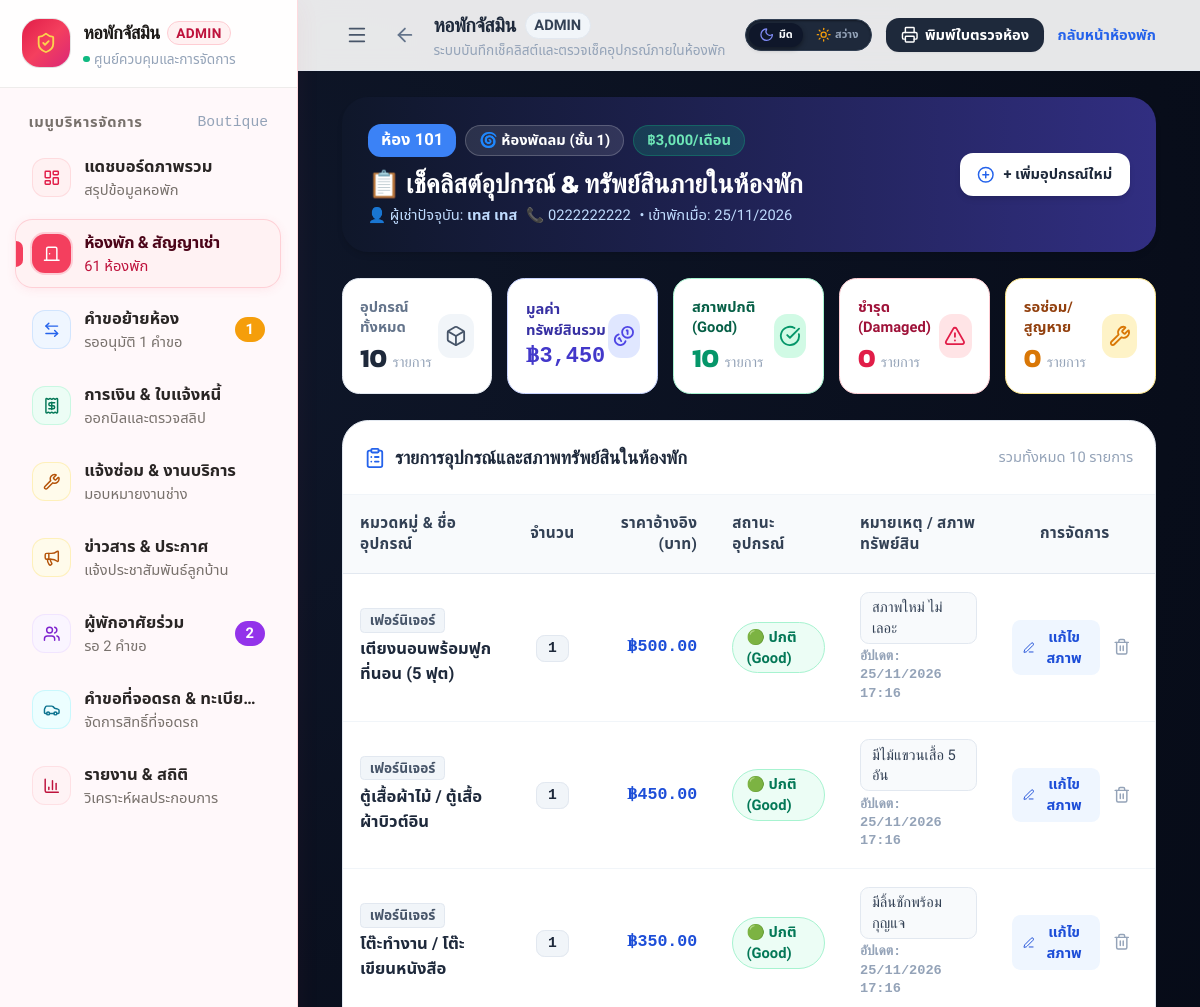
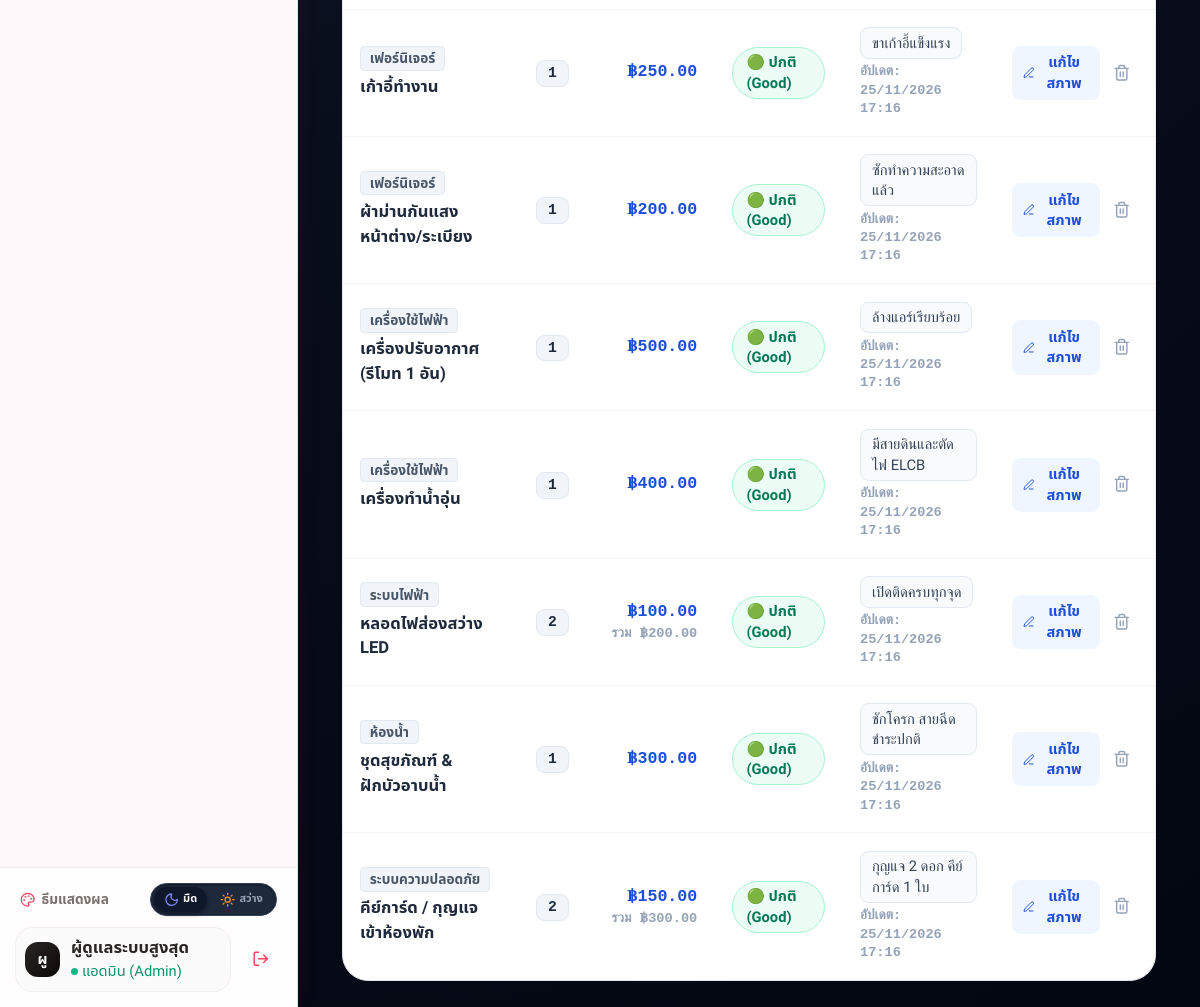
The page /admin_room_checklist.php?roomId=47 (signed in) on the database its author committed (2 pictures, top to bottom).
### tables this page shows
CREATE TABLE `lease` (
  `leaseId` int(11) NOT NULL AUTO_INCREMENT,
  `tenantId` int(11) DEFAULT NULL,
  `roomId` int(11) DEFAULT NULL,
  `startDate` date NOT NULL,
  `endDate` date NOT NULL,
  `status` varchar(20) DEFAULT 'Active',
  `leaseImage` varchar(255) DEFAULT NULL,
  `depositAmount` decimal(10,2) NOT NULL DEFAULT 0.00,
  `moveOutRequestDate` date DEFAULT NULL,
  `bankName` varchar(100) DEFAULT NULL,
  `bankAccount` varchar(50) DEFAULT NULL,
  `accountName` varchar(100) DEFAULT NULL,
  `moveOutReason` text DEFAULT NULL,
  `moveOutStatus` varchar(50) DEFAULT NULL,
  `finalElectricFee` decimal(10,2) DEFAULT 0.00,
  `finalWaterFee` decimal(10,2) DEFAULT 0.00,
  `cleaningFee` decimal(10,2) DEFAULT 0.00,
  `damageFee` decimal(10,2) DEFAULT 0.00,
  `breachFee` decimal(10,2) DEFAULT 0.00,
  `damageDetail` text DEFAULT NULL,
  `netRefundAmount` decimal(10,2) DEFAULT 0.00,
  `settledAt` datetime DEFAULT NULL,
  `refundReceipt` varchar(255) DEFAULT NULL,
  `tenantPaymentSlip` varchar(255) DEFAULT NULL,
  `initialWaterMeter` decimal(10,2) DEFAULT 0.00,
  `initialElectricMeter` decimal(10,2) DEFAULT 0.00,
  `vehiclePlate` varchar(50) DEFAULT NULL,
  `parkingPlan` varchar(20) DEFAULT 'None',
  `parkingFee` decimal(10,2) DEFAULT 0.00,
  `internetPlan` varchar(20) DEFAULT 'None',
  `internetFee` decimal(10,2) DEFAULT 0.00,
  `vehicleProvince` varchar(100) DEFAULT NULL,
  `vehicleType` varchar(30) DEFAULT 'Car',
  `moveOutCreatedAt` datetime DEFAULT NULL,
  PRIMARY KEY (`leaseId`),
  KEY `tenantId` (`tenantId`),
  KEY `roomId` (`roomId`),
  CONSTRAINT `lease_ibfk_1` FOREIGN KEY (`tenantId`) REFERENCES `user` (`userId`) ON DELETE CASCADE,
  CONSTRAINT `lease_ibfk_2` FOREIGN KEY (`roomId`) REFERENCES `room` (`roomId`) ON DELETE CASCADE
);

CREATE TABLE `room` (
  `roomId` int(11) NOT NULL AUTO_INCREMENT,
  `roomNumber` varchar(10) NOT NULL,
  `roomType` varchar(50) DEFAULT NULL,
  `floor` int(11) DEFAULT NULL,
  `rentPrice` decimal(10,2) NOT NULL,
  `status` varchar(20) DEFAULT 'Available',
  PRIMARY KEY (`roomId`),
  UNIQUE KEY `roomNumber` (`roomNumber`)
);

CREATE TABLE `user` (
  `userId` int(11) NOT NULL AUTO_INCREMENT,
  `username` varchar(50) NOT NULL,
  `password` varchar(255) NOT NULL,
  `fullName` varchar(100) NOT NULL,
  `phone` varchar(20) DEFAULT NULL,
  `email` varchar(100) DEFAULT NULL,
  `status` varchar(20) DEFAULT 'Active',
  `role` enum('Admin','Tenant','Technician','Cleaner') NOT NULL DEFAULT 'Tenant',
  `emergencyName` varchar(100) DEFAULT NULL,
  `emergencyPhone` varchar(20) DEFAULT NULL,
  `vehiclePlate` varchar(50) DEFAULT NULL,
  `idCard` varchar(20) DEFAULT NULL,
  `address` text DEFAULT NULL,
  `vehicleProvince` varchar(100) DEFAULT NULL,
  `vehicleType` varchar(30) DEFAULT 'Car',
  PRIMARY KEY (`userId`),
  UNIQUE KEY `username` (`username`)
);

CREATE TABLE `roomchecklist` (
  `checklistId` int(11) NOT NULL AUTO_INCREMENT,
  `roomId` int(11) NOT NULL,
  `itemName` varchar(255) NOT NULL,
  `category` varchar(100) DEFAULT 'เฟอร์นิเจอร์',
  `quantity` int(11) DEFAULT 1,
  `itemStatus` varchar(50) DEFAULT 'Good',
  `notes` text DEFAULT NULL,
  `updated_at` timestamp NOT NULL DEFAULT current_timestamp() ON UPDATE current_timestamp(),
  `estimatedPrice` decimal(10,2) DEFAULT 0.00,
  PRIMARY KEY (`checklistId`),
  KEY `roomId` (`roomId`),
  CONSTRAINT `roomchecklist_ibfk_1` FOREIGN KEY (`roomId`) REFERENCES `room` (`roomId`) ON DELETE CASCADE
);

### admin_room_checklist.php (the view, shortened to what the rows shown need)
<?php
require_once 'includes/db_connect.php';
$conn->exec("CREATE TABLE IF NOT EXISTS RoomChecklist (
    checklistId INT AUTO_INCREMENT PRIMARY KEY,
    roomId INT NOT NULL,
    itemName VARCHAR(255) NOT NULL,
    category VARCHAR(100) DEFAULT 'เฟอร์นิเจอร์',
    quantity INT DEFAULT 1,
    estimatedPrice DECIMAL(10,2) DEFAULT 0,
    itemStatus VARCHAR(50) DEFAULT 'Good',
    notes TEXT DEFAULT NULL,
    updated_at TIMESTAMP DEFAULT CURRENT_TIMESTAMP ON UPDATE CURRENT_TIMESTAMP,
    FOREIGN KEY (roomId) REFERENCES Room(roomId) ON DELETE CASCADE
) ENGINE=InnoDB DEFAULT CHARSET=utf8mb4 COLLATE=utf8mb4_unicode_ci;");
try { $conn->exec("ALTER TABLE RoomChecklist ADD COLUMN estimatedPrice DECIMAL(10,2) DEFAULT 0;"); } catch(PDOException $e) {}
try {
    $conn->exec("
        UPDATE RoomChecklist SET estimatedPrice = 500 WHERE (itemName LIKE '%เตียงนอน%' OR itemName LIKE '%ที่นอน%');
        UPDATE RoomChecklist SET estimatedPrice = 450 WHERE itemName LIKE '%ตู้เสื้อผ้า%';
        UPDATE RoomChecklist SET estimatedPrice = 350 WHERE itemName LIKE '%โต๊ะ%';
        UPDATE RoomChecklist SET estimatedPrice = 250 WHERE itemName LIKE '%เก้าอี้%';
        UPDATE RoomChecklist SET estimatedPrice = 200 WHERE itemName LIKE '%ผ้าม่าน%';
        UPDATE RoomChecklist SET estimatedPrice = 500 WHERE (itemName LIKE '%เครื่องปรับอากาศ%' OR itemName LIKE '%แอร์%');
        UPDATE RoomChecklist SET estimatedPrice = 400 WHERE itemName LIKE '%เครื่องทำน้ำอุ่น%';
        UPDATE RoomChecklist SET estimatedPrice = 300 WHERE itemName LIKE '%สุขภัณฑ์%';
        UPDATE RoomChecklist SET estimatedPrice = 150 WHERE (itemName LIKE '%คีย์การ์ด%' OR itemName LIKE '%กุญแจ%');
        UPDATE RoomChecklist SET estimatedPrice = 100 WHERE itemName LIKE '%หลอดไฟ%';
        UPDATE RoomChecklist SET estimatedPrice = 500 WHERE estimatedPrice > 500 OR estimatedPrice IS NULL OR estimatedPrice = 0;
    ");
} catch(PDOException $e) {}
$roomId = isset($_GET['roomId']) ? intval($_GET['roomId']) : 0;
$stmtRoom = $conn->prepare("
    SELECT r.*,
           u.fullName AS tenantName, u.phone AS tenantPhone,
           l.startDate, l.endDate, l.leaseId
    FROM Room r
    LEFT JOIN Lease l ON r.roomId = l.roomId AND l.status = 'Active'
    LEFT JOIN User u ON l.tenantId = u.userId
    WHERE r.roomId = ?
    LIMIT 1
");
$stmtRoom->execute([$roomId]);
$room = $stmtRoom->fetch(PDO::FETCH_ASSOC);
$stmtChecklist = $conn->prepare("SELECT * FROM RoomChecklist WHERE roomId = ? ORDER BY FIELD(category, 'เฟอร์นิเจอร์', 'เครื่องใช้ไฟฟ้า', 'ระบบไฟฟ้า', 'ห้องน้ำ', 'ระบบความปลอดภัย'), checklistId ASC");
$stmtChecklist->execute([$roomId]);
$checklist = $stmtChecklist->fetchAll(PDO::FETCH_ASSOC);
?>
<!DOCTYPE html>
<html lang="th">
<head>
  <script src="https://cdn.tailwindcss.com"></script>
</head>
<body class="min-h-screen flex flex-col antialiased selection:bg-blue-600 selection:text-white">
  <main class="flex-1 max-w-7xl w-full mx-auto px-4 sm:px-6 lg:px-8 py-6">
    <div class="bg-gradient-to-r from-slate-900 to-indigo-900 rounded-3xl p-6 text-white shadow-md mb-6 relative overflow-hidden">
      <div class="relative z-10 flex flex-col md:flex-row md:items-center justify-between gap-4">
        <div>
            <div class="flex items-center gap-2 mb-2">
              <span class="px-3 py-1 bg-blue-500 text-white font-extrabold text-sm rounded-xl shadow-xs">
                ห้อง <?php echo htmlspecialchars($room['roomNumber']); ?>
              </span>
            <span class="px-3 py-1 bg-white/10 text-white text-xs font-semibold rounded-full border border-white/20">
              <?php echo ($room['roomType'] === 'Air') ? '❄️ ห้องแอร์' : '🌀 ห้องพัดลม'; ?> (ชั้น <?php echo $room['floor']; ?>)
            </span>
            <span class="px-3 py-1 bg-emerald-500/20 text-emerald-300 text-xs font-semibold rounded-full border border-emerald-500/30">
              ฿<?php echo number_format($room['rentPrice']); ?>/เดือน
            </span>
          </div>
          <h1 class="text-xl sm:text-2xl font-display font-bold">📋 เช็คลิสต์อุปกรณ์ & ทรัพย์สินภายในห้องพัก</h1>
          <?php if(!empty($room['tenantName'])): ?>
            <p class="text-xs text-blue-200 mt-1 flex items-center gap-2">
              <span>👤 ผู้เช่าปัจจุบัน: <strong><?php echo htmlspecialchars($room['tenantName']); ?></strong></span>
              <span>📞 <?php echo htmlspecialchars($room['tenantPhone'] ?? '-'); ?></span>
              <?php if(!empty($room['startDate'])): ?>
                <span>• เข้าพักเมื่อ: <?php echo date("d/m/Y", strtotime($room['startDate'])); ?></span>
              <?php endif; ?>
            </p>
          <?php else: ?>
            <p class="text-xs text-amber-300 mt-1">🏠 สถานะปัจจุบัน: ห้องว่าง (Available)</p>
          <?php endif; ?>
        </div>
      </div>
    </div>
    <div class="bg-white rounded-3xl border border-slate-200 shadow-xs overflow-hidden print-card">
      <div class="overflow-x-auto">
        <table class="w-full text-left text-sm text-slate-600">
          <thead class="bg-slate-50 text-slate-700 font-semibold border-b border-slate-200 text-xs uppercase">
            <tr>
              <th class="p-4">หมวดหมู่ & ชื่ออุปกรณ์</th>
              <th class="p-4 text-center">จำนวน</th>
              <th class="p-4 text-right">ราคาอ้างอิง (บาท)</th>
              <th class="p-4">สถานะอุปกรณ์</th>
              <th class="p-4">หมายเหตุ / สภาพทรัพย์สิน</th>
              <th class="p-4 text-center no-print">การจัดการ</th>
            </tr>
          </thead>
          <tbody class="divide-y divide-slate-100">
            <?php if(empty($checklist)): ?>
              <tr>
                <td colspan="6" class="p-12 text-center text-slate-400">
                  <div class="max-w-xs mx-auto text-center space-y-3">
                    <i data-lucide="clipboard-x" class="w-12 h-12 text-slate-300 mx-auto"></i>
                    <p class="font-bold text-slate-700 text-sm">ยังไม่มีรายการเช็คลิสต์อุปกรณ์ในห้องนี้</p>
                    <p class="text-xs text-slate-400">กดปุ่ม "โหลดชุดรายการมาตรฐาน 10 อุปกรณ์" เพื่อดึงรายการเฟอร์นิเจอร์และเครื่องใช้ไฟฟ้าเบื้องต้นเข้ามาทันที</p>
                    <form action="" method="POST" class="pt-2">
                      <button type="submit" name="load_default_preset" class="px-4 py-2.5 bg-blue-600 hover:bg-blue-700 text-white rounded-xl text-xs font-bold shadow-md transition inline-flex items-center gap-2">
                        <i data-lucide="sparkles" class="w-4 h-4"></i> โหลดรายการมาตรฐานทันที
                      </button>
                    </form>
                  </div>
                </td>
              </tr>
            <?php else: ?>
              <?php foreach($checklist as $item):
                $statusBadge = "bg-emerald-50 text-emerald-700 border-emerald-200";
                $statusLabel = "🟢 ปกติ (Good)";
              ?>
              <tr class="hover:bg-slate-50/80 transition">
                <td class="p-4">
                  <span class="inline-block text-[10px] font-bold px-2 py-0.5 rounded bg-slate-100 text-slate-600 border border-slate-200 mb-1">
                    <?php echo htmlspecialchars($item['category']); ?>
                  </span>
                  <div class="font-bold text-slate-800 text-sm"><?php echo htmlspecialchars($item['itemName']); ?></div>
                </td>
                <td class="p-4 text-center">
                  <span class="px-2.5 py-1 bg-slate-100 text-slate-800 rounded-lg font-bold font-mono text-xs border border-slate-200">
                    <?php echo $item['quantity']; ?>
                  </span>
                </td>
                <td class="p-4 text-right font-mono">
                  <div class="font-bold text-blue-700 text-sm">฿<?php echo number_format($item['estimatedPrice'], 2); ?></div>
                  <?php if($item['quantity'] > 1): ?>
                    <div class="text-[10px] text-slate-400">รวม ฿<?php echo number_format($item['estimatedPrice'] * $item['quantity'], 2); ?></div>
                  <?php endif; ?>
                </td>
                <td class="p-4">
                  <span class="inline-flex items-center gap-1.5 px-3 py-1 rounded-full text-xs font-bold border <?php echo $statusBadge; ?>">
                    <?php echo $statusLabel; ?>
                  </span>
                </td>
                <td class="p-4 text-xs text-slate-600">
                  <?php if(!empty($item['notes'])): ?>
                    <span class="bg-slate-50 px-2.5 py-1 rounded-lg border border-slate-200 inline-block font-sans text-slate-700">
                      <?php echo htmlspecialchars($item['notes']); ?>
                    </span>
                  <?php else: ?>
                    <span class="text-slate-300 italic">-</span>
                  <?php endif; ?>
                  <div class="text-[10px] text-slate-400 mt-1 font-mono">อัปเดต: <?php echo date("d/m/Y H:i", strtotime($item['updated_at'])); ?></div>
                </td>
                <td class="p-4 text-center no-print">
                  <div class="flex items-center justify-center gap-1.5">
                    <button type="button" onclick="openUpdateModal(<?php echo $item['checklistId']; ?>, '<?php echo htmlspecialchars(addslashes($item['itemName'])); ?>', '<?php echo $item['itemStatus']; ?>', '<?php echo htmlspecialchars(addslashes($item['notes'] ?? '')); ?>', <?php echo $item['estimatedPrice']; ?>)" class="px-2.5 py-1.5 bg-blue-50 hover:bg-blue-100 text-blue-700 rounded-lg text-xs font-bold transition flex items-center gap-1">
                      <i data-lucide="edit-3" class="w-3.5 h-3.5"></i> แก้ไขสภาพ
                    </button>
                    <form action="" method="POST" class="m-0" data-confirm="ลบรายการอุปกรณ์นี้ออก?">
                      <button type="submit" name="delete_item" class="p-1.5 text-slate-400 hover:text-rose-600 hover:bg-rose-50 rounded-lg transition" title="ลบรายการ">
                        <i data-lucide="trash-2" class="w-4 h-4"></i>
                      </button>
                    </form>
                  </div>
                </td>
              </tr>
              <?php endforeach; ?>
            <?php endif; ?>
          </tbody>
        </table>
      </div>
    </div>
  </main>
</body>
</html>

### rows shown on the page
lease: roomId.roomNumber "101", roomId.floor "1", roomId.rentPrice "3,000", tenantId.fullName "เทส เทส", tenantId.phone "0222222222", startDate "25/11/2026"
roomchecklist: category "เฟอร์นิเจอร์", itemName "เตียงนอนพร้อมฟูกที่นอน (5 ฟุต)", quantity "1", estimatedPrice "500.00", statusLabel "🟢 ปกติ (Good)", notes "สภาพใหม่ ไม่เลอะ", updated_at "25/11/2026 17:16"
roomchecklist: category "เฟอร์นิเจอร์", itemName "ตู้เสื้อผ้าไม้ / ตู้เสื้อผ้าบิวต์อิน", quantity "1", estimatedPrice "450.00", statusLabel "🟢 ปกติ (Good)", notes "มีไม้แขวนเสื้อ 5 อัน", updated_at "25/11/2026 17:16"
roomchecklist: category "เฟอร์นิเจอร์", itemName "โต๊ะทำงาน / โต๊ะเขียนหนังสือ", quantity "1", estimatedPrice "350.00", statusLabel "🟢 ปกติ (Good)", notes "มีลิ้นชักพร้อมกุญแจ", updated_at "25/11/2026 17:16"
roomchecklist: category "เฟอร์นิเจอร์", itemName "เก้าอี้ทำงาน", quantity "1", estimatedPrice "250.00", statusLabel "🟢 ปกติ (Good)", notes "ขาเก้าอี้แข็งแรง", updated_at "25/11/2026 17:16"
roomchecklist: category "เฟอร์นิเจอร์", itemName "ผ้าม่านกันแสงหน้าต่าง/ระเบียง", quantity "1", estimatedPrice "200.00", statusLabel "🟢 ปกติ (Good)", notes "ซักทำความสะอาดแล้ว", updated_at "25/11/2026 17:16"
roomchecklist: category "เครื่องใช้ไฟฟ้า", itemName "เครื่องปรับอากาศ (รีโมท 1 อัน)", quantity "1", estimatedPrice "500.00", statusLabel "🟢 ปกติ (Good)", notes "ล้างแอร์เรียบร้อย", updated_at "25/11/2026 17:16"
roomchecklist: category "เครื่องใช้ไฟฟ้า", itemName "เครื่องทำน้ำอุ่น", quantity "1", estimatedPrice "400.00", statusLabel "🟢 ปกติ (Good)", notes "มีสายดินและตัดไฟ ELCB", updated_at "25/11/2026 17:16"
roomchecklist: category "ระบบไฟฟ้า", itemName "หลอดไฟส่องสว่าง LED", quantity "2", estimatedPrice "100.00", $item['estimatedPrice'] * $item['quantity'] "200.00", statusLabel "🟢 ปกติ (Good)", notes "เปิดติดครบทุกจุด", updated_at "25/11/2026 17:16"
roomchecklist: category "ห้องน้ำ", itemName "ชุดสุขภัณฑ์ & ฝักบัวอาบน้ำ", quantity "1", estimatedPrice "300.00", statusLabel "🟢 ปกติ (Good)", notes "ชักโครก สายฉีดชำระปกติ", updated_at "25/11/2026 17:16"
roomchecklist: category "ระบบความปลอดภัย", itemName "คีย์การ์ด / กุญแจเข้าห้องพัก", quantity "2", estimatedPrice "150.00", $item['estimatedPrice'] * $item['quantity'] "300.00", statusLabel "🟢 ปกติ (Good)", notes "กุญแจ 2 ดอก คีย์การ์ด 1 ใบ", updated_at "25/11/2026 17:16"

### other values the page prints
$item['title'] "แดชบอร์ดภาพรวม"
$item['subtitle'] "สรุปข้อมูลหอพัก"
$item['title'] "ห้องพัก & สัญญาเช่า"
$item['subtitle'] "61 ห้องพัก"
$item['title'] "คำขอย้ายห้อง"
$item['subtitle'] "รออนุมัติ 1 คำขอ"
$badgeCount "1"
$item['title'] "การเงิน & ใบแจ้งหนี้"
$item['subtitle'] "ออกบิลและตรวจสลิป"
$item['title'] "แจ้งซ่อม & งานบริการ"
$item['subtitle'] "มอบหมายงานช่าง"
$item['title'] "ข่าวสาร & ประกาศ"
$item['subtitle'] "แจ้งประชาสัมพันธ์ลูกบ้าน"
$item['title'] "ผู้พักอาศัยร่วม"
$item['subtitle'] "รอ 2 คำขอ"
